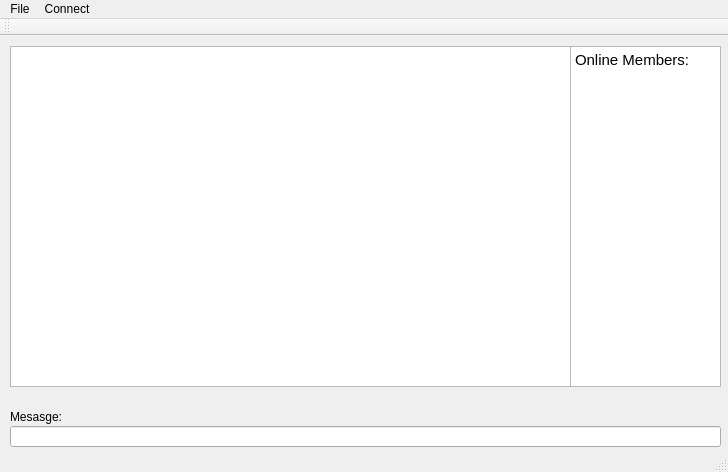
<?xml version="1.0" encoding="UTF-8"?>
<ui version="4.0">
 <class>MainWindow</class>
 <widget class="QMainWindow" name="MainWindow">
  <property name="geometry">
   <rect>
    <x>0</x>
    <y>0</y>
    <width>728</width>
    <height>472</height>
   </rect>
  </property>
  <property name="windowTitle">
   <string>MainWindow</string>
  </property>
  <widget class="QWidget" name="centralWidget">
   <widget class="QLineEdit" name="input">
    <property name="geometry">
     <rect>
      <x>10</x>
      <y>390</y>
      <width>711</width>
      <height>21</height>
     </rect>
    </property>
    <property name="readOnly">
     <bool>false</bool>
    </property>
   </widget>
   <widget class="QTextEdit" name="output">
    <property name="geometry">
     <rect>
      <x>10</x>
      <y>10</y>
      <width>561</width>
      <height>341</height>
     </rect>
    </property>
    <property name="readOnly">
     <bool>true</bool>
    </property>
   </widget>
   <widget class="QTextEdit" name="onlineMembers">
    <property name="geometry">
     <rect>
      <x>570</x>
      <y>10</y>
      <width>151</width>
      <height>341</height>
     </rect>
    </property>
    <property name="readOnly">
     <bool>true</bool>
    </property>
    <property name="html">
     <string>&lt;!DOCTYPE HTML PUBLIC &quot;-//W3C//DTD HTML 4.0//EN&quot; &quot;http://www.w3.org/TR/REC-html40/strict.dtd&quot;&gt;
&lt;html&gt;&lt;head&gt;&lt;meta name=&quot;qrichtext&quot; content=&quot;1&quot; /&gt;&lt;style type=&quot;text/css&quot;&gt;
p, li { white-space: pre-wrap; }
&lt;/style&gt;&lt;/head&gt;&lt;body style=&quot; font-family:'Sans'; font-size:9pt; font-weight:400; font-style:normal;&quot;&gt;
&lt;p style=&quot; margin-top:0px; margin-bottom:0px; margin-left:0px; margin-right:0px; -qt-block-indent:0; text-indent:0px;&quot;&gt;&lt;span style=&quot; font-family:'Cantarell'; font-size:11pt;&quot;&gt;Online Members:&lt;/span&gt;&lt;/p&gt;&lt;/body&gt;&lt;/html&gt;</string>
    </property>
   </widget>
   <widget class="QLabel" name="message">
    <property name="geometry">
     <rect>
      <x>10</x>
      <y>370</y>
      <width>66</width>
      <height>21</height>
     </rect>
    </property>
    <property name="text">
     <string>Mesasge:</string>
    </property>
   </widget>
  </widget>
  <widget class="QMenuBar" name="menuBar">
   <property name="geometry">
    <rect>
     <x>0</x>
     <y>0</y>
     <width>728</width>
     <height>25</height>
    </rect>
   </property>
   <widget class="QMenu" name="menuFile">
    <property name="title">
     <string>File</string>
    </property>
    <addaction name="actionExit"/>
   </widget>
   <widget class="QMenu" name="menuConnect">
    <property name="title">
     <string>Connect</string>
    </property>
    <addaction name="actionNew_Chat"/>
   </widget>
   <addaction name="menuFile"/>
   <addaction name="menuConnect"/>
  </widget>
  <widget class="QToolBar" name="mainToolBar">
   <attribute name="toolBarArea">
    <enum>TopToolBarArea</enum>
   </attribute>
   <attribute name="toolBarBreak">
    <bool>false</bool>
   </attribute>
  </widget>
  <widget class="QStatusBar" name="statusBar"/>
  <action name="actionExit">
   <property name="text">
    <string>Exit</string>
   </property>
  </action>
  <action name="actionNew_Chat">
   <property name="text">
    <string>New Chat</string>
   </property>
  </action>
 </widget>
 <layoutdefault spacing="6" margin="11"/>
 <resources/>
 <connections/>
</ui>
